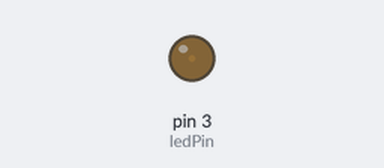
Simulated run of this sketch. Board: Arduino Uno, built with avr-gcc and run on an emulated ATmega328P. Parts: output pins drawn as LEDs (lit = HIGH). What the sketch prints to the serial monitor is not drawn.

Above: at 0.05 s.
At 2.3 s:
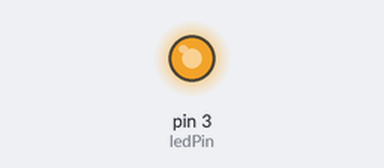
At 3.45 s:
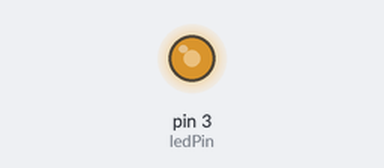
At 4.6 s:
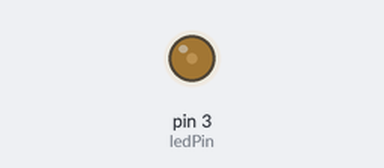
Timing chart, 0 to 6.7 s (numbered marks = the images above):
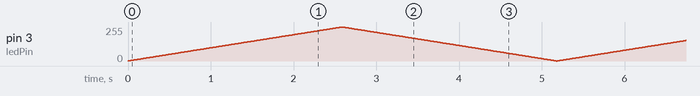

The sketch:

fade.ino
```cpp
int ledPin = 3;

int counter = 0;

boolean flipflop = false;

void setup() {
  // put your setup code here, to run once:
  Serial.begin(9600); // opens the serial port sets the speed of communication to 9600 buad or bps
  pinMode(ledPin, OUTPUT);


}

void loop() {
  // put your main code here, to run repeatedly:

  if(flipflop == false){
  counter = counter + 1; // same as counter++;
  }else{
    counter = counter -1;
  }

  if (counter >= 255) {
    //counter = 0;
    flipflop = true;
  }

  if(counter <= 0){
    flipflop = false;
  }


  Serial.println(counter);
  analogWrite(ledPin, counter);
  delay(10);


}
```
